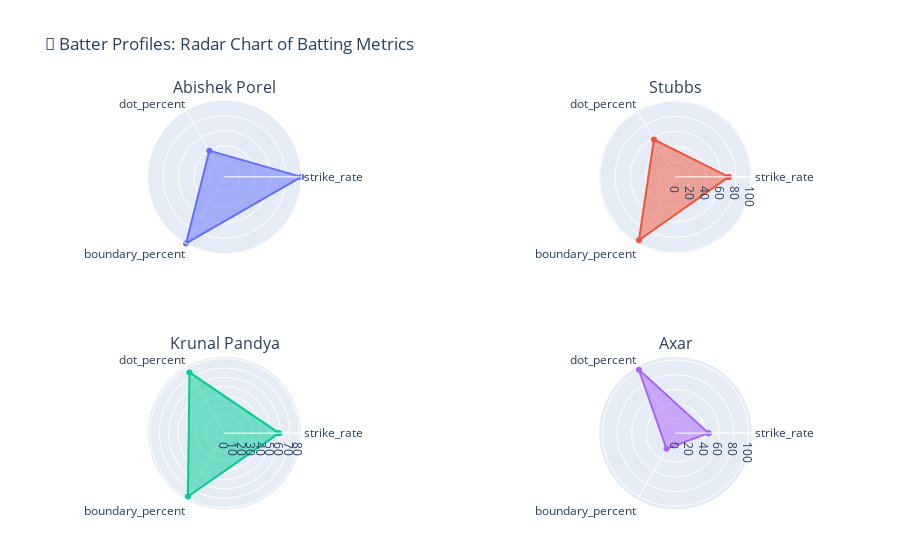

The notebook cell saved with this chart:
### Code cell
#plotting radar graphs for showcasing batsman Performance
from plotly.subplots import make_subplots
from math import pi, ceil

metrics = ['strike_rate', 'dot_percent', 'boundary_percent']
top_batters_radar = batter_profiles.sort_values(by='strike_rate', ascending=False).head(4).copy()
normalized_profiles = top_batters_radar[['batter'] + metrics].copy()

#looping through batter_profiles and finding Maximum of data
for metric in metrics:
    max_val = batter_profiles[metric].max()
    normalized_profiles[metric] = (normalized_profiles[metric] / max_val) * 100

normalized_profiles.reset_index(drop=True, inplace=True)

num_batters = len(normalized_profiles)
rows = ceil(num_batters / 2)
cols = 2 if num_batters > 1 else 1

#Making Subplot for each batsman Polar type
fig = make_subplots(
    rows=rows, cols=cols,
    specs=[[{'type': 'polar'}] * cols for _ in range(rows)],
    subplot_titles=normalized_profiles['batter'].tolist()
)
#looping through batter's strike rate, dot %, boundary %
for i, row in normalized_profiles.iterrows():
    r = row[metrics].tolist() + [row[metrics[0]]]#Then, add the first metric again at the end (row[metrics[0]] means the strike rate again).
    theta = metrics + [metrics[0]]
#the last point should connect back to the first point in the radar chart
    subplot_row = (i // cols) + 1
    subplot_col = (i % cols) + 1
#Add a scatterpolar chart (radar plot) to their subplot.
    fig.add_trace(
        go.Scatterpolar(
            r=r,
            theta=theta,
            fill='toself',
            name=row['batter'],
            hovertemplate='<b>%{theta}</b>: %{r:.1f}<extra></extra>'
        ),
        row=subplot_row, col=subplot_col
    )

fig.update_layout(
    title='🔘 Batter Profiles: Radar Chart of Batting Metrics',
    showlegend=False,
    height=400 * rows,
    polar=dict(
        radialaxis=dict(visible=True, range=[0, 100], showticklabels=False)
    ),
    margin=dict(l=40, r=40, t=100, b=50)
)

fig.show()

### Figure 1 — Plotly figure (JSON) as saved in the notebook; plotly's stock layout.template omitted (floating-point values rounded to 4 significant figures)
{"data": [{"fill": "toself", "hovertemplate": "<b>%{theta}</b>: %{r:.1f}<extra></extra>", "name": "Abishek Porel", "r": [100, 39.39, 100, 100], "subplot": "polar", "theta": ["strike_rate", "dot_percent", "boundary_percent", "strike_rate"], "type": "scatterpolar"}, {"fill": "toself", "hovertemplate": "<b>%{theta}</b>: %{r:.1f}<extra></extra>", "name": "Stubbs", "r": [70.3, 57.02, 96.59, 70.3], "subplot": "polar2", "theta": ["strike_rate", "dot_percent", "boundary_percent", "strike_rate"], "type": "scatterpolar"}, {"fill": "toself", "hovertemplate": "<b>%{theta}</b>: %{r:.1f}<extra></extra>", "name": "Krunal Pandya", "r": [58.53, 75.17, 78.45, 58.53], "subplot": "polar3", "theta": ["strike_rate", "dot_percent", "boundary_percent", "strike_rate"], "type": "scatterpolar"}, {"fill": "toself", "hovertemplate": "<b>%{theta}</b>: %{r:.1f}<extra></extra>", "name": "Axar", "r": [45.33, 100, 24.67, 45.33], "subplot": "polar4", "theta": ["strike_rate", "dot_percent", "boundary_percent", "strike_rate"], "type": "scatterpolar"}], "layout": {"annotations": [{"font": {"size": 16}, "showarrow": false, "text": "Abishek Porel", "x": 0.225, "xanchor": "center", "xref": "paper", "y": 1, "yanchor": "bottom", "yref": "paper"}, {"font": {"size": 16}, "showarrow": false, "text": "Stubbs", "x": 0.775, "xanchor": "center", "xref": "paper", "y": 1, "yanchor": "bottom", "yref": "paper"}, {"font": {"size": 16}, "showarrow": false, "text": "Krunal Pandya", "x": 0.225, "xanchor": "center", "xref": "paper", "y": 0.375, "yanchor": "bottom", "yref": "paper"}, {"font": {"size": 16}, "showarrow": false, "text": "Axar", "x": 0.775, "xanchor": "center", "xref": "paper", "y": 0.375, "yanchor": "bottom", "yref": "paper"}], "autosize": true, "margin": {"b": 50, "l": 40, "r": 40, "t": 100}, "polar": {"angularaxis": {"type": "category"}, "domain": {"x": [0, 0.45], "y": [0.625, 1]}, "radialaxis": {"autorange": false, "range": [0, 100], "showticklabels": false, "type": "linear", "visible": true}}, "polar2": {"angularaxis": {"type": "category"}, "domain": {"x": [0.55, 1], "y": [0.625, 1]}, "radialaxis": {"autorange": true, "range": [0, 99.66], "type": "linear"}}, "polar3": {"angularaxis": {"type": "category"}, "domain": {"x": [0, 0.45], "y": [0, 0.375]}, "radialaxis": {"autorange": true, "range": [0, 80.94], "type": "linear"}}, "polar4": {"angularaxis": {"type": "category"}, "domain": {"x": [0.55, 1], "y": [0, 0.375]}, "radialaxis": {"autorange": true, "range": [0, 103.2], "type": "linear"}}, "showlegend": false, "title": {"text": "🔘 Batter Profiles: Radar Chart of Batting Metrics"}}}
